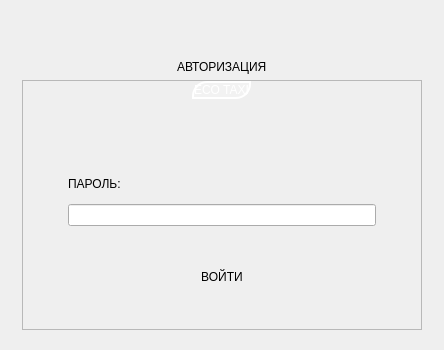
<?xml version="1.0" encoding="UTF-8"?>
<ui version="4.0">
 <class>login</class>
 <widget class="QWidget" name="login">
  <property name="geometry">
   <rect>
    <x>0</x>
    <y>0</y>
    <width>444</width>
    <height>350</height>
   </rect>
  </property>
  <property name="minimumSize">
   <size>
    <width>444</width>
    <height>350</height>
   </size>
  </property>
  <property name="maximumSize">
   <size>
    <width>444</width>
    <height>350</height>
   </size>
  </property>
  <property name="windowTitle">
   <string>Авторизация | ECO TAXI</string>
  </property>
  <layout class="QGridLayout" name="gridLayout_2">
   <item row="0" column="1">
    <widget class="QFrame" name="verticalFrame">
     <layout class="QVBoxLayout" name="verticalLayout_2">
      <item alignment="Qt::AlignmentFlag::AlignHCenter|Qt::AlignmentFlag::AlignBottom">
       <widget class="QLabel" name="Header">
        <property name="minimumSize">
         <size>
          <width>50</width>
          <height>0</height>
         </size>
        </property>
        <property name="styleSheet">
         <string notr="true"/>
        </property>
        <property name="text">
         <string>АВТОРИЗАЦИЯ</string>
        </property>
       </widget>
      </item>
      <item alignment="Qt::AlignmentFlag::AlignHCenter|Qt::AlignmentFlag::AlignVCenter">
       <widget class="QFrame" name="greenBack">
        <property name="minimumSize">
         <size>
          <width>400</width>
          <height>250</height>
         </size>
        </property>
        <property name="maximumSize">
         <size>
          <width>400</width>
          <height>250</height>
         </size>
        </property>
        <property name="styleSheet">
         <string notr="true"/>
        </property>
        <property name="frameShape">
         <enum>QFrame::Shape::StyledPanel</enum>
        </property>
        <property name="frameShadow">
         <enum>QFrame::Shadow::Raised</enum>
        </property>
        <layout class="QGridLayout" name="gridLayout">
         <property name="leftMargin">
          <number>15</number>
         </property>
         <property name="topMargin">
          <number>0</number>
         </property>
         <property name="rightMargin">
          <number>15</number>
         </property>
         <property name="bottomMargin">
          <number>20</number>
         </property>
         <item row="0" column="0">
          <layout class="QVBoxLayout" name="verticalLayout">
           <property name="spacing">
            <number>20</number>
           </property>
           <property name="leftMargin">
            <number>30</number>
           </property>
           <property name="rightMargin">
            <number>30</number>
           </property>
           <item alignment="Qt::AlignmentFlag::AlignHCenter|Qt::AlignmentFlag::AlignTop">
            <widget class="QLabel" name="EcoTaxiWhite">
             <property name="minimumSize">
              <size>
               <width>0</width>
               <height>0</height>
              </size>
             </property>
             <property name="maximumSize">
              <size>
               <width>16777215</width>
               <height>12354634</height>
              </size>
             </property>
             <property name="autoFillBackground">
              <bool>false</bool>
             </property>
             <property name="styleSheet">
              <string notr="true">background-color: rgba(255, 255, 255,0.2);
border-top-left-radius: 15px; 
border-bottom-right-radius: 15px; 
color: white;
border: 2px solid white;</string>
             </property>
             <property name="text">
              <string>&lt;html&gt;&lt;head/&gt;&lt;body&gt;&lt;p align=&quot;center&quot;&gt;ECO TAXI&lt;/span&gt;&lt;/p&gt;&lt;/body&gt;&lt;/html&gt;</string>
             </property>
             <property name="alignment">
              <set>Qt::AlignmentFlag::AlignCenter</set>
             </property>
            </widget>
           </item>
           <item>
            <layout class="QVBoxLayout" name="verticalLayout_3">
             <property name="spacing">
              <number>0</number>
             </property>
             <item>
              <widget class="QLabel" name="password">
               <property name="sizePolicy">
                <sizepolicy hsizetype="Preferred" vsizetype="Preferred">
                 <horstretch>0</horstretch>
                 <verstretch>0</verstretch>
                </sizepolicy>
               </property>
               <property name="text">
                <string>ПАРОЛЬ:</string>
               </property>
              </widget>
             </item>
             <item>
              <widget class="QLineEdit" name="passwordEdit">
               <property name="minimumSize">
                <size>
                 <width>300</width>
                 <height>0</height>
                </size>
               </property>
               <property name="echoMode">
                <enum>QLineEdit::EchoMode::Password</enum>
               </property>
              </widget>
             </item>
            </layout>
           </item>
           <item alignment="Qt::AlignmentFlag::AlignHCenter|Qt::AlignmentFlag::AlignVCenter">
            <widget class="QPushButton" name="loginButton">
             <property name="minimumSize">
              <size>
               <width>200</width>
               <height>52</height>
              </size>
             </property>
             <property name="text">
              <string>ВОЙТИ</string>
             </property>
             <property name="flat">
              <bool>true</bool>
             </property>
            </widget>
           </item>
          </layout>
         </item>
        </layout>
       </widget>
      </item>
     </layout>
    </widget>
   </item>
  </layout>
 </widget>
 <tabstops>
  <tabstop>loginButton</tabstop>
 </tabstops>
 <resources/>
 <connections/>
</ui>
